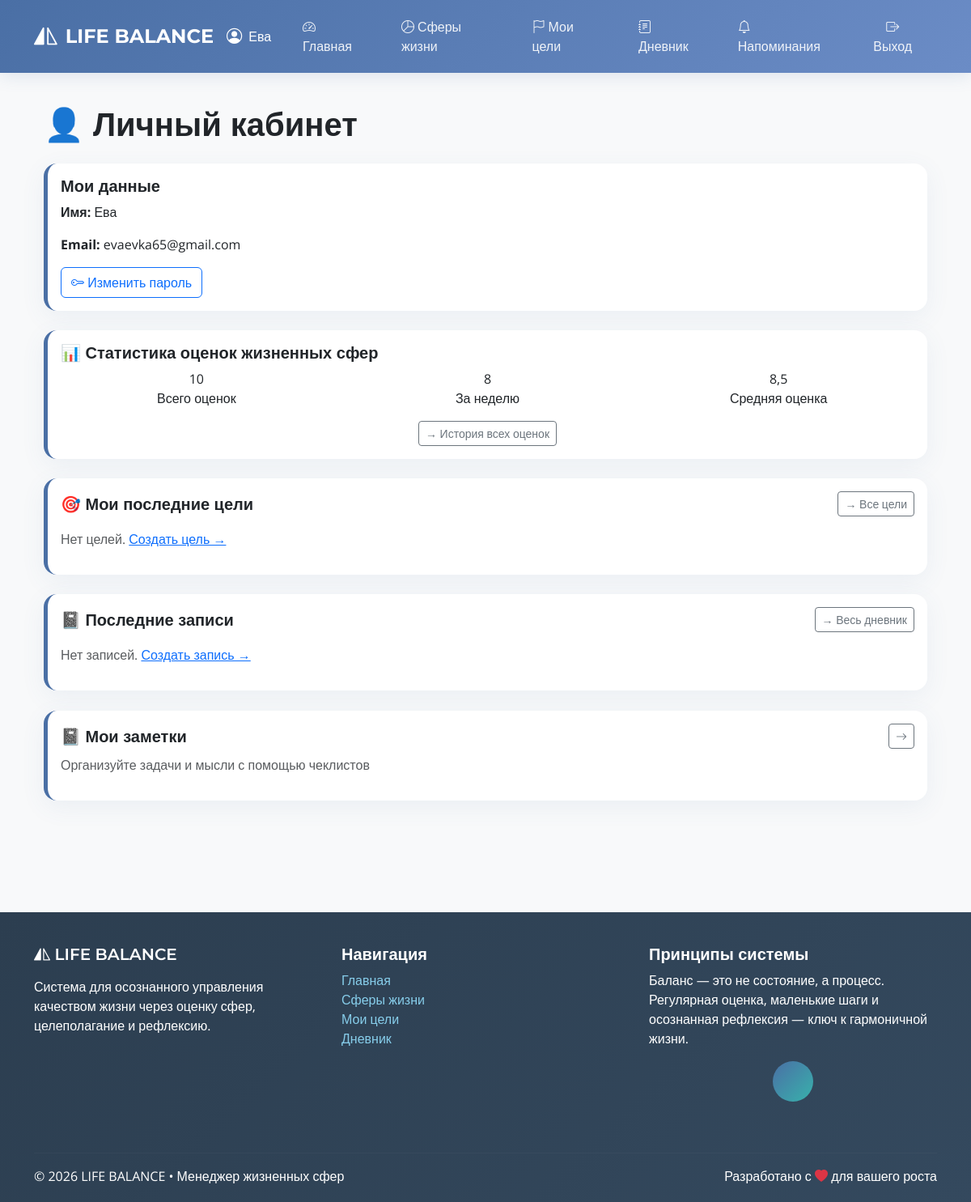
/profile/ (signed in), run on an earlier commit of the app's database.
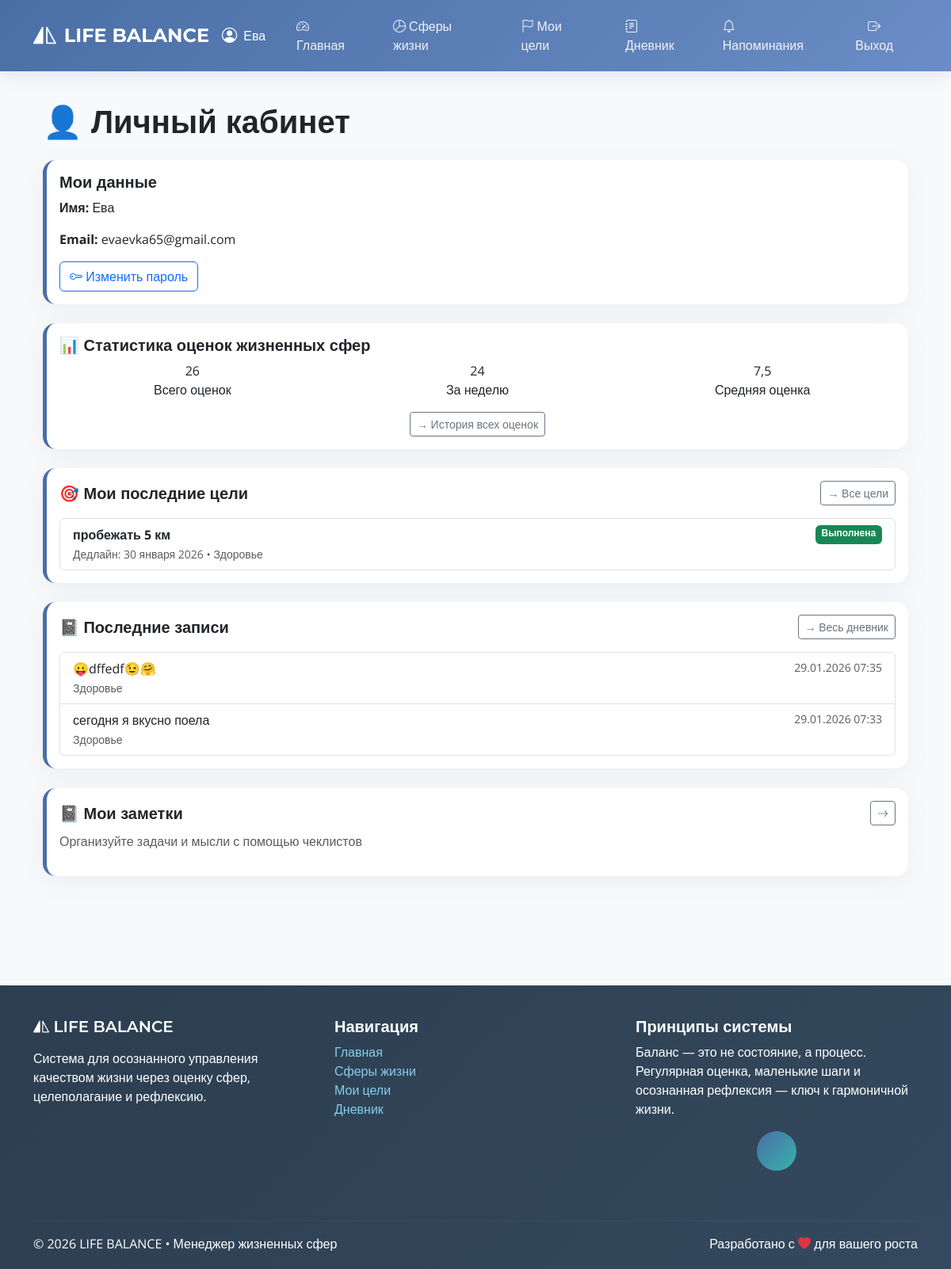
And on a later commit of the database.
### lifemanager/models.py (models this page shows, shortened)
class Goal(models.Model):
    class Status(models.TextChoices):
        ACTIVE = 'active', 'Активна'
        COMPLETED = 'completed', 'Выполнена'
        POSTPONED = 'postponed', 'Отложена'
    id = models.UUIDField(primary_key=True, default=uuid.uuid4, editable=False)
    title = models.CharField(max_length=100, null=False, blank=False)
    description = models.TextField(null=True, blank=True)
    deadline = models.DateField(null=False, blank=False)
    status = models.CharField(max_length=20, choices=Status.choices, default=Status.ACTIVE)
    progress = models.PositiveSmallIntegerField(
        validators=[MinValueValidator(0), MaxValueValidator(100)],
        default=0,
        null=False,
        blank=False
    )
    user = models.ForeignKey(User, on_delete=models.CASCADE)
    sphere = models.ForeignKey(LifeSphere, on_delete=models.CASCADE)
    created_at = models.DateTimeField(auto_now_add=True, verbose_name="Дата создания")
    is_pinned = models.BooleanField(default=False, verbose_name="Закреплено")
    class Meta:
        ordering = ['-is_pinned', 'deadline']

class LifeSphere(models.Model):
    id = models.UUIDField(primary_key=True, default=uuid.uuid4, editable=False)
    title = models.CharField(max_length=50, unique=True, null=False, blank=False)
    description = models.TextField(null=True, blank=True)

class DiaryEntry(models.Model):
    id = models.UUIDField(primary_key=True, default=uuid.uuid4, editable=False)
    text = models.TextField(null=False, blank=False)
    created_at = models.DateTimeField(auto_now_add=True)
    user = models.ForeignKey(User, on_delete=models.CASCADE)
    sphere = models.ForeignKey(LifeSphere, on_delete=models.SET_NULL, null=True, blank=True)
    goal = models.ForeignKey(Goal, on_delete=models.SET_NULL, null=True, blank=True)
    media_file = models.FileField(upload_to='diary_media/', null=True, blank=True)
    emoji = models.CharField(
        max_length=10,
        blank=True,
        default='',
        verbose_name="Смайлик"
    )
    class Meta:
        verbose_name = "Запись в дневнике"
        verbose_name_plural = "Записи в дневнике"

### lifemanager/views.py (the view)
# urls.py: path('profile/', views.profile, name='profile'),
@login_required
def profile(request):
    user = request.user
    assessments = SphereAssessment.objects.filter(user=user).order_by('-date')
    total_assessments = assessments.count()
    week_ago = date.today() - timedelta(days=7)
    last_week_count = assessments.filter(date__gte=week_ago).count()
    avg_score = assessments.aggregate(avg=Avg('value'))['avg']
    average_score = round(avg_score, 1) if avg_score else 0
    recent_goals = Goal.objects.filter(user=user).order_by('-deadline')[:3]
    recent_entries = DiaryEntry.objects.filter(user=user).order_by('-created_at')[:3]
    return render(request, 'profile/profile.html', {
        'total_assessments': total_assessments,
        'last_week_count': last_week_count,
        'average_score': average_score,
        'recent_goals': recent_goals,
        'recent_entries': recent_entries,
    })

### lifemanager/context_processors.py (called while the page is built)
def reminders(request):
    if request.user.is_authenticated:
        reminders_list = []
        for r in Reminder.objects.filter(user=request.user, is_enabled=True):
            reminder_dict = {
                'id': str(r.id),
                'type': r.type,
                'time': r.time.strftime('%H:%M') if r.time else '',
                'goal': None,
                'sphere': None,
            }
            if r.goal:
                reminder_dict['goal'] = {
                    'id': str(r.goal.id),
                    'title': r.goal.title
                }
            if r.sphere:
                reminder_dict['sphere'] = {
                    'id': str(r.sphere.id),
                    'title': r.sphere.title
                }
            reminders_list.append(reminder_dict)
        return {'active_reminders': reminders_list}
    return {'active_reminders': []}

### lifemanager/templatetags/json_extras.py (called while the page is built)
@register.filter(name='safe_json')
def safe_json(value):
    if value is None:
        return 'null'
    return mark_safe(json.dumps(value, cls=CustomJSONEncoder))

### lifemanager/templates/profile/profile.html (shortened to what the changed rows need)
{% extends 'base.html' %}
{% block content %}
<div class="container py-4">
    <h1 class="mb-4">👤 Личный кабинет</h1>
    <div class="card mb-4">
        <div class="card-body">
            <div class="row text-center">
                <div class="col-md-4 mb-3 mb-md-0">
                    <div class="stat-item">
                        <div class="stat-value">{{ total_assessments }}</div>
                        <div class="stat-label">Всего оценок</div>
                    </div>
                </div>
                <div class="col-md-4 mb-3 mb-md-0">
                    <div class="stat-item">
                        <div class="stat-value">{{ last_week_count }}</div>
                        <div class="stat-label">За неделю</div>
                    </div>
                </div>
                <div class="col-md-4">
                    <div class="stat-item">
                        <div class="stat-value">{{ average_score }}</div>
                        <div class="stat-label">Средняя оценка</div>
                    </div>
                </div>
            </div>
        </div>
    </div>
    <div class="card mb-4">
        <div class="card-body">
            <div class="d-flex justify-content-between align-items-center mb-3">
                <h5 class="card-title mb-0">🎯 Мои последние цели</h5>
                <a href="{% url 'goal_list' %}" class="btn btn-sm btn-outline-secondary">→ Все цели</a>
            </div>
            {% if recent_goals %}
                <div class="list-group">
                    {% for goal in recent_goals %}
                    <a href="{% url 'edit_goal' goal.id %}" class="list-group-item list-group-item-action">
                        <div class="d-flex justify-content-between">
                            <strong>{{ goal.title }}</strong>
                            <span class="badge bg-{{ goal.status|yesno:'success,warning,secondary' }}">{{ goal.get_status_display }}</span>
                        </div>
                        <small class="text-muted">Дедлайн: {{ goal.deadline|date:"d E Y" }} • {{ goal.sphere.title }}</small>
                    </a>
                    {% endfor %}
                </div>
            {% else %}
                <p class="text-muted">Нет целей. <a href="{% url 'create_goal' %}">Создать цель →</a></p>
            {% endif %}
        </div>
    </div>
    <div class="card">
        <div class="card-body">
            <div class="d-flex justify-content-between align-items-center mb-3">
                <h5 class="card-title mb-0">📓 Последние записи</h5>
                <a href="{% url 'diary_list' %}" class="btn btn-sm btn-outline-secondary">→ Весь дневник</a>
            </div>
            {% if recent_entries %}
                <div class="list-group">
                    {% for entry in recent_entries %}
                    <a href="{% url 'edit_diary_entry' entry.id %}" class="list-group-item list-group-item-action">
                        <div class="d-flex justify-content-between">
                            <span>{{ entry.text|truncatewords:15 }}</span>
                            <small class="text-muted">{{ entry.created_at|date:"d.m.Y H:i" }}</small>
                        </div>
                        {% if entry.sphere or entry.goal %}
                        <small class="text-muted">
                            {% if entry.sphere %}{{ entry.sphere.title }}{% endif %}
                        </small>
                        {% endif %}
                    </a>
                    {% endfor %}
                </div>
            {% else %}
                <p class="text-muted">Нет записей. <a href="{% url 'create_diary_entry' %}">Создать запись →</a></p>
            {% endif %}
        </div>
    </div>
</div>
{% endblock %}

What changed in the data, as far as the page shows it:
added Goal: title "пробежать 5 км", status "Выполнена", deadline "30 января 2026", sphere "Здоровье"
added DiaryEntry: text "😛dffedf😉🤗", created_at "29.01.2026 07:35", sphere "Здоровье"
added DiaryEntry: text "сегодня я вкусно поела", created_at "29.01.2026 07:33", sphere "Здоровье"
Also different on the page:
{{ total_assessments }}: "10" → "26"
{{ last_week_count }}: "8" → "24"
{{ average_score }}: "8,5" → "7,5"
text no longer shown: "Нет целей. Создать цель → Нет записей. Создать запись →"
